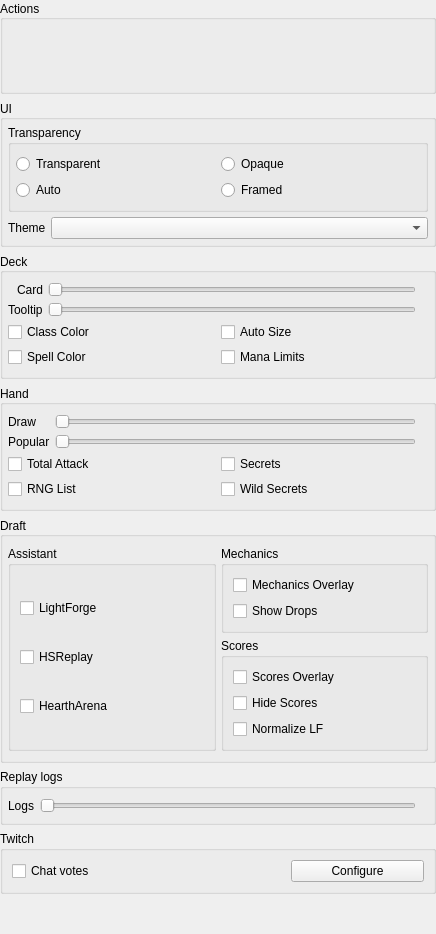
            <widget class="QWidget" name="configScrollAreaWidgetContents">
             <property name="geometry">
              <rect>
               <x>0</x>
               <y>0</y>
               <width>436</width>
               <height>934</height>
              </rect>
             </property>
             <layout class="QVBoxLayout" name="verticalLayout_5">
              <property name="spacing">
               <number>6</number>
              </property>
              <property name="leftMargin">
               <number>0</number>
              </property>
              <property name="topMargin">
               <number>0</number>
              </property>
              <property name="rightMargin">
               <number>0</number>
              </property>
              <property name="bottomMargin">
               <number>0</number>
              </property>
              <item>
               <widget class="QGroupBox" name="configBoxActions">
                <property name="title">
                 <string>Actions</string>
                </property>
                <property name="alignment">
                 <set>Qt::AlignLeading|Qt::AlignLeft|Qt::AlignVCenter</set>
                </property>
                <layout class="QHBoxLayout" name="horizontalLayout">
                 <property name="spacing">
                  <number>5</number>
                 </property>
                 <property name="leftMargin">
                  <number>5</number>
                 </property>
                 <property name="topMargin">
                  <number>5</number>
                 </property>
                 <property name="rightMargin">
                  <number>5</number>
                 </property>
                 <property name="bottomMargin">
                  <number>5</number>
                 </property>
                 <item>
                  <layout class="QVBoxLayout" name="verticalLayout_10">
                   <property name="spacing">
                    <number>0</number>
                   </property>
                   <item>
                    <widget class="QPushButton" name="configButtonForceDraft">
                     <property name="toolTip">
                      <string>Force Draft: Start a new arena draft from the beginning.</string>
                     </property>
                     <property name="text">
                      <string/>
                     </property>
                     <property name="icon">
                      <iconset>
                       <normalon>:/Images/draft.png</normalon>
                      </iconset>
                     </property>
                     <property name="iconSize">
                      <size>
                       <width>48</width>
                       <height>48</height>
                      </size>
                     </property>
                     <property name="flat">
                      <bool>true</bool>
                     </property>
                    </widget>
                   </item>
                   <item>
                    <spacer name="verticalSpacer_2">
                     <property name="orientation">
                      <enum>Qt::Vertical</enum>
                     </property>
                     <property name="sizeType">
                      <enum>QSizePolicy::Ignored</enum>
                     </property>
                     <property name="sizeHint" stdset="0">
                      <size>
                       <width>20</width>
                       <height>40</height>
                      </size>
                     </property>
                    </spacer>
                   </item>
                  </layout>
                 </item>
                </layout>
               </widget>
              </item>
              <item>
               <widget class="QGroupBox" name="configBoxUI">
                <property name="title">
                 <string>UI</string>
                </property>
                <property name="alignment">
                 <set>Qt::AlignLeading|Qt::AlignLeft|Qt::AlignVCenter</set>
                </property>
                <layout class="QVBoxLayout" name="verticalLayout_6">
                 <property name="spacing">
                  <number>5</number>
                 </property>
                 <property name="leftMargin">
                  <number>5</number>
                 </property>
                 <property name="topMargin">
                  <number>5</number>
                 </property>
                 <property name="rightMargin">
                  <number>5</number>
                 </property>
                 <property name="bottomMargin">
                  <number>5</number>
                 </property>
                 <item>
                  <widget class="QGroupBox" name="configBoxTransparency">
                   <property name="title">
                    <string>Transparency</string>
                   </property>
                   <layout class="QGridLayout" name="gridLayout_2">
                    <property name="leftMargin">
                     <number>5</number>
                    </property>
                    <property name="topMargin">
                     <number>9</number>
                    </property>
                    <property name="rightMargin">
                     <number>5</number>
                    </property>
                    <property name="bottomMargin">
                     <number>9</number>
                    </property>
                    <item row="1" column="0">
                     <widget class="QRadioButton" name="configRadioAuto">
                      <property name="toolTip">
                       <string>Auto: Deck/Hand tabs will be
transparent during a game</string>
                      </property>
                      <property name="text">
                       <string>Auto</string>
                      </property>
                     </widget>
                    </item>
                    <item row="0" column="0">
                     <widget class="QRadioButton" name="configRadioTransparent">
                      <property name="toolTip">
                       <string>Transparent</string>
                      </property>
                      <property name="text">
                       <string>Transparent</string>
                      </property>
                     </widget>
                    </item>
                    <item row="0" column="1">
                     <widget class="QRadioButton" name="configRadioOpaque">
                      <property name="toolTip">
                       <string>Opaque</string>
                      </property>
                      <property name="text">
                       <string>Opaque</string>
                      </property>
                     </widget>
                    </item>
                    <item row="1" column="1">
                     <widget class="QRadioButton" name="configRadioFramed">
                      <property name="toolTip">
                       <string>Framed: Show window frames which makes streaming with OBS easier.
Changing to/from Framed need a restart to fully take effective.</string>
                      </property>
                      <property name="text">
                       <string>Framed</string>
                      </property>
                     </widget>
                    </item>
                   </layout>
                  </widget>
                 </item>
                 <item>
                  <layout class="QHBoxLayout" name="horizontalLayout_2">
                   <item>
                    <widget class="QLabel" name="configLabelTheme">
                     <property name="text">
                      <string>Theme</string>
                     </property>
                    </widget>
                   </item>
                   <item>
                    <widget class="QComboBox" name="configComboTheme">
                     <property name="sizePolicy">
                      <sizepolicy hsizetype="Expanding" vsizetype="Fixed">
                       <horstretch>0</horstretch>
                       <verstretch>0</verstretch>
                      </sizepolicy>
                     </property>
                    </widget>
                   </item>
                  </layout>
                 </item>
                </layout>
               </widget>
              </item>
              <item>
               <widget class="QGroupBox" name="configBoxDeck">
                <property name="title">
                 <string>Deck</string>
                </property>
                <property name="alignment">
                 <set>Qt::AlignLeading|Qt::AlignLeft|Qt::AlignVCenter</set>
                </property>
                <layout class="QVBoxLayout" name="verticalLayout_8">
                 <property name="spacing">
                  <number>5</number>
                 </property>
                 <property name="leftMargin">
                  <number>5</number>
                 </property>
                 <property name="topMargin">
                  <number>9</number>
                 </property>
                 <property name="rightMargin">
                  <number>5</number>
                 </property>
                 <property name="bottomMargin">
                  <number>9</number>
                 </property>
                 <item>
                  <layout class="QHBoxLayout" name="configDeckHorizontalLayout">
                   <item>
                    <layout class="QVBoxLayout" name="configDeckVerticalLayout">
                     <item>
                      <widget class="QLabel" name="configLabelDeckNormal">
                       <property name="toolTip">
                        <string>Card: Height in pixels of the deck cards.</string>
                       </property>
                       <property name="text">
                        <string>Card</string>
                       </property>
                       <property name="alignment">
                        <set>Qt::AlignRight|Qt::AlignTrailing|Qt::AlignVCenter</set>
                       </property>
                      </widget>
                     </item>
                     <item>
                      <widget class="QLabel" name="configLabelDeckTooltip">
                       <property name="toolTip">
                        <string>Tooltip: Size scale of the card's tooltip.</string>
                       </property>
                       <property name="text">
                        <string>Tooltip</string>
                       </property>
                      </widget>
                     </item>
                    </layout>
                   </item>
                   <item>
                    <layout class="QVBoxLayout" name="configDeckVerticalLayout2">
                     <item>
                      <widget class="QSlider" name="configSliderCardSize">
                       <property name="minimum">
                        <number>15</number>
                       </property>
                       <property name="maximum">
                        <number>35</number>
                       </property>
                       <property name="singleStep">
                        <number>1</number>
                       </property>
                       <property name="pageStep">
                        <number>1</number>
                       </property>
                       <property name="orientation">
                        <enum>Qt::Horizontal</enum>
                       </property>
                       <property name="tickPosition">
                        <enum>QSlider::NoTicks</enum>
                       </property>
                       <property name="tickInterval">
                        <number>20</number>
                       </property>
                      </widget>
                     </item>
                     <item>
                      <widget class="QSlider" name="configSliderTooltipSize">
                       <property name="minimum">
                        <number>9</number>
                       </property>
                       <property name="maximum">
                        <number>15</number>
                       </property>
                       <property name="pageStep">
                        <number>1</number>
                       </property>
                       <property name="orientation">
                        <enum>Qt::Horizontal</enum>
                       </property>
                       <property name="tickPosition">
                        <enum>QSlider::NoTicks</enum>
                       </property>
                       <property name="tickInterval">
                        <number>5</number>
                       </property>
                      </widget>
                     </item>
                    </layout>
                   </item>
                   <item>
                    <layout class="QVBoxLayout" name="configDeckVerticalLayout3">
                     <item>
                      <widget class="QLabel" name="configLabelDeckNormal2">
                       <property name="text">
                        <string/>
                       </property>
                      </widget>
                     </item>
                     <item>
                      <widget class="QLabel" name="configLabelDeckTooltip2">
                       <property name="text">
                        <string/>
                       </property>
                      </widget>
                     </item>
                    </layout>
                   </item>
                  </layout>
                 </item>
                 <item>
                  <layout class="QHBoxLayout" name="configDeckHorizontalLayout2">
                   <item>
                    <layout class="QVBoxLayout" name="configDeckVerticalLayout5">
                     <item>
                      <widget class="QCheckBox" name="configCheckClassColor">
                       <property name="toolTip">
                        <string>Class Color: Show a colored background for class cards.</string>
                       </property>
                       <property name="text">
                        <string>Class Color</string>
                       </property>
                      </widget>
                     </item>
                     <item>
                      <widget class="QCheckBox" name="configCheckSpellColor">
                       <property name="toolTip">
                        <string>Spell Color: Show text in color for spells and weapons.</string>
                       </property>
                       <property name="text">
                        <string>Spell Color</string>
                       </property>
                      </widget>
                     </item>
                    </layout>
                   </item>
                   <item>
                    <layout class="QVBoxLayout" name="configDeckVerticalLayout4">
                     <item>
                      <widget class="QCheckBox" name="configCheckAutoSize">
                       <property name="toolTip">
                        <string>Auto Size: Adapt card size to deck window size.</string>
                       </property>
                       <property name="text">
                        <string>Auto Size</string>
                       </property>
                      </widget>
                     </item>
                     <item>
                      <widget class="QCheckBox" name="configCheckManaLimits">
                       <property name="toolTip">
                        <string>Mana Limits: Show marks to organize cards by mana cost.</string>
                       </property>
                       <property name="text">
                        <string>Mana Limits</string>
                       </property>
                      </widget>
                     </item>
                    </layout>
                   </item>
                  </layout>
                 </item>
                </layout>
               </widget>
              </item>
              <item>
               <widget class="QGroupBox" name="configBoxHand">
                <property name="title">
                 <string>Hand</string>
                </property>
                <property name="alignment">
                 <set>Qt::AlignLeading|Qt::AlignLeft|Qt::AlignVCenter</set>
                </property>
                <layout class="QVBoxLayout" name="verticalLayout_13">
                 <property name="spacing">
                  <number>5</number>
                 </property>
                 <property name="leftMargin">
                  <number>5</number>
                 </property>
                 <property name="topMargin">
                  <number>9</number>
                 </property>
                 <property name="rightMargin">
                  <number>5</number>
                 </property>
                 <property name="bottomMargin">
                  <number>9</number>
                 </property>
                 <item>
                  <layout class="QHBoxLayout" name="configHandHorizontalLayout1">
                   <item>
                    <layout class="QVBoxLayout" name="configHandVerticalLayout1">
                     <item>
                      <widget class="QLabel" name="configLabelDrawTime">
                       <property name="toolTip">
                        <string>Draw: Time new cards drawn
are shown on screen</string>
                       </property>
                       <property name="text">
                        <string>Draw</string>
                       </property>
                      </widget>
                     </item>
                     <item>
                      <widget class="QLabel" name="configLabelPopular">
                       <property name="toolTip">
                        <string>Popular: Cards your opponent might play on his next turn in arena,
ordered by popularity on HSReplay.net</string>
                       </property>
                       <property name="text">
                        <string>Popular</string>
                       </property>
                      </widget>
                     </item>
                    </layout>
                   </item>
                   <item>
                    <layout class="QVBoxLayout" name="configHandVerticalLayout2">
                     <item>
                      <widget class="QSlider" name="configSliderDrawTime">
                       <property name="minimum">
                        <number>0</number>
                       </property>
                       <property name="maximum">
                        <number>11</number>
                       </property>
                       <property name="pageStep">
                        <number>1</number>
                       </property>
                       <property name="orientation">
                        <enum>Qt::Horizontal</enum>
                       </property>
                      </widget>
                     </item>
                     <item>
                      <widget class="QSlider" name="configSliderPopular">
                       <property name="maximum">
                        <number>11</number>
                       </property>
                       <property name="pageStep">
                        <number>1</number>
                       </property>
                       <property name="orientation">
                        <enum>Qt::Horizontal</enum>
                       </property>
                      </widget>
                     </item>
                    </layout>
                   </item>
                   <item>
                    <layout class="QVBoxLayout" name="configHandVerticalLayout3">
                     <item>
                      <widget class="QLabel" name="configLabelDrawTimeValue">
                       <property name="text">
                        <string/>
                       </property>
                      </widget>
                     </item>
                     <item>
                      <widget class="QLabel" name="configLabelPopularValue">
                       <property name="text">
                        <string/>
                       </property>
                      </widget>
                     </item>
                    </layout>
                   </item>
                  </layout>
                 </item>
                 <item>
                  <layout class="QHBoxLayout" name="configHandHorizontalLayout2">
                   <item>
                    <layout class="QVBoxLayout" name="configHandVerticalLayout4">
                     <item>
                      <widget class="QCheckBox" name="configCheckTotalAttack">
                       <property name="toolTip">
                        <string>Total Attack: Show the sum of your minions + your hero attack.</string>
                       </property>
                       <property name="text">
                        <string>Total Attack</string>
                       </property>
                      </widget>
                     </item>
                     <item>
                      <widget class="QCheckBox" name="configCheckRngList">
                       <property name="toolTip">
                        <string>RNG List: Show the cards in your hand which throw bombs/missiles.
Hover your mouse over to check the odds of killing in the board.</string>
                       </property>
                       <property name="text">
                        <string>RNG List</string>
                       </property>
                      </widget>
                     </item>
                    </layout>
                   </item>
                   <item>
                    <layout class="QVBoxLayout" name="configHandVerticalLayout5">
                     <item>
                      <widget class="QCheckBox" name="configCheckSecrets">
                       <property name="toolTip">
                        <string>Secrets: Show possibilities
when the opponent plays a secret.</string>
                       </property>
                       <property name="text">
                        <string>Secrets</string>
                       </property>
                      </widget>
                     </item>
                     <item>
                      <widget class="QCheckBox" name="configCheckWildSecrets">
                       <property name="toolTip">
                        <string>Wild Secrets: In constructed play, show wild possibilities
when the opponent plays a secret.</string>
                       </property>
                       <property name="text">
                        <string>Wild Secrets</string>
                       </property>
                      </widget>
                     </item>
                    </layout>
                   </item>
                  </layout>
                 </item>
                </layout>
               </widget>
              </item>
              <item>
               <widget class="QGroupBox" name="configBoxDraft">
                <property name="title">
                 <string>Draft</string>
                </property>
                <property name="alignment">
                 <set>Qt::AlignLeading|Qt::AlignLeft|Qt::AlignVCenter</set>
                </property>
                <layout class="QHBoxLayout" name="horizontalLayout_5">
                 <property name="spacing">
                  <number>5</number>
                 </property>
                 <property name="leftMargin">
                  <number>5</number>
                 </property>
                 <property name="topMargin">
                  <number>9</number>
                 </property>
                 <property name="rightMargin">
                  <number>5</number>
                 </property>
                 <property name="bottomMargin">
                  <number>9</number>
                 </property>
                 <item>
                  <widget class="QGroupBox" name="configBoxDraftMethod">
                   <property name="title">
                    <string>Assistant</string>
                   </property>
                   <layout class="QVBoxLayout" name="verticalLayout_16">
                    <item>
                     <widget class="QCheckBox" name="configCheckLF">
                      <property name="toolTip">
                       <string>LightForge Tier Score</string>
                      </property>
                      <property name="text">
                       <string>LightForge</string>
                      </property>
                     </widget>
                    </item>
                    <item>
                     <widget class="QCheckBox" name="configCheckHSR">
                      <property name="toolTip">
                       <string>HSReplay Winrates</string>
                      </property>
                      <property name="text">
                       <string>HSReplay</string>
                      </property>
                     </widget>
                    </item>
                    <item>
                     <widget class="QCheckBox" name="configCheckHA">
                      <property name="toolTip">
                       <string>HearthArena Tier Score</string>
                      </property>
                      <property name="text">
                       <string>HearthArena</string>
                      </property>
                     </widget>
                    </item>
                   </layout>
                  </widget>
                 </item>
                 <item>
                  <layout class="QVBoxLayout" name="verticalLayout_4">
                   <item>
                    <widget class="QGroupBox" name="configBoxDraftMechanics">
                     <property name="title">
                      <string>Mechanics</string>
                     </property>
                     <layout class="QVBoxLayout" name="verticalLayout_15">
                      <item>
                       <widget class="QCheckBox" name="configCheckMechanicsOverlay">
                        <property name="toolTip">
                         <string>Mechanics Overlay: Show/Hide mechanics overlay
shown above the cards while drafting.</string>
                        </property>
                        <property name="text">
                         <string>Mechanics Overlay</string>
                        </property>
                       </widget>
                      </item>
                      <item>
                       <widget class="QCheckBox" name="configCheckShowDrops">
                        <property name="toolTip">
                         <string>Show Drops: On the mechanics overlay show card drops for turns 2, 3 and 4
instead of mechanics (reach, taunt, survival and draw)</string>
                        </property>
                        <property name="text">
                         <string>Show Drops</string>
                        </property>
                       </widget>
                      </item>
                     </layout>
                    </widget>
                   </item>
                   <item>
                    <widget class="QGroupBox" name="configBoxDraftScores">
                     <property name="title">
                      <string>Scores</string>
                     </property>
                     <layout class="QVBoxLayout" name="verticalLayout_7">
                      <item>
                       <widget class="QCheckBox" name="configCheckScoresOverlay">
                        <property name="toolTip">
                         <string>Scores Overlay: Show/Hide scores overlay
shown below the cards while drafting.</string>
                        </property>
                        <property name="text">
                         <string>Scores Overlay</string>
                        </property>
                       </widget>
                      </item>
                      <item>
                       <widget class="QCheckBox" name="configCheckLearning">
                        <property name="toolTip">
                         <string>Hide Scores: This mode will hide card scores unless
you hover your mouse on the scores.</string>
                        </property>
                        <property name="text">
                         <string>Hide Scores</string>
                        </property>
                       </widget>
                      </item>
                      <item>
                       <widget class="QCheckBox" name="configCheckNormalizeLF">
                        <property name="toolTip">
                         <string>Normalize LF: Normalize LightForge score to 0-100 range
so it can be compared along with HearthArena score.</string>
                        </property>
                        <property name="text">
                         <string>Normalize LF</string>
                        </property>
                       </widget>
                      </item>
                     </layout>
                    </widget>
                   </item>
                  </layout>
                 </item>
                </layout>
               </widget>
              </item>
              <item>
               <widget class="QGroupBox" name="configBoxZero">
                <property name="title">
                 <string>Replay logs</string>
                </property>
                <layout class="QHBoxLayout" name="horizontalLayout_3">
                 <property name="spacing">
                  <number>5</number>
                 </property>
                 <property name="leftMargin">
                  <number>5</number>
                 </property>
                 <property name="rightMargin">
                  <number>5</number>
                 </property>
                 <item>
                  <widget class="QLabel" name="configLabelZero">
                   <property name="toolTip">
                    <string>Logs: Number of games/drafts logs kept on 
USER/Arena Tracker/Games Drafts Logs
to upload to www.zerotoheroes.com</string>
                   </property>
                   <property name="text">
                    <string>Logs</string>
                   </property>
                  </widget>
                 </item>
                 <item>
                  <widget class="QSlider" name="configSliderZero">
                   <property name="maximum">
                    <number>100</number>
                   </property>
                   <property name="singleStep">
                    <number>10</number>
                   </property>
                   <property name="orientation">
                    <enum>Qt::Horizontal</enum>
                   </property>
                  </widget>
                 </item>
                 <item>
                  <widget class="QLabel" name="configLabelZero2">
                   <property name="text">
                    <string/>
                   </property>
                  </widget>
                 </item>
                </layout>
               </widget>
              </item>
              <item>
               <widget class="QGroupBox" name="configBoxTwitch">
                <property name="title">
                 <string>Twitch</string>
                </property>
                <layout class="QHBoxLayout" name="horizontalLayout_6">
                 <item>
                  <widget class="QCheckBox" name="configCheckVotes">
                   <property name="text">
                    <string>Chat votes</string>
                   </property>
                  </widget>
                 </item>
                 <item>
                  <widget class="QLabel" name="configLabelVotesStatus">
                   <property name="text">
                    <string/>
                   </property>
                   <property name="pixmap">
                    <pixmap resource="arenatracker.qrc">:/Images/win.png</pixmap>
                   </property>
                  </widget>
                 </item>
                 <item>
                  <widget class="QPushButton" name="configButtonVotesConfig">
                   <property name="text">
                    <string>Configure</string>
                   </property>
                  </widget>
                 </item>
                </layout>
               </widget>
              </item>
              <item>
               <spacer name="verticalSpacer">
                <property name="orientation">
                 <enum>Qt::Vertical</enum>
                </property>
                <property name="sizeHint" stdset="0">
                 <size>
                  <width>20</width>
                  <height>40</height>
                 </size>
                </property>
               </spacer>
              </item>
             </layout>
            </widget>
